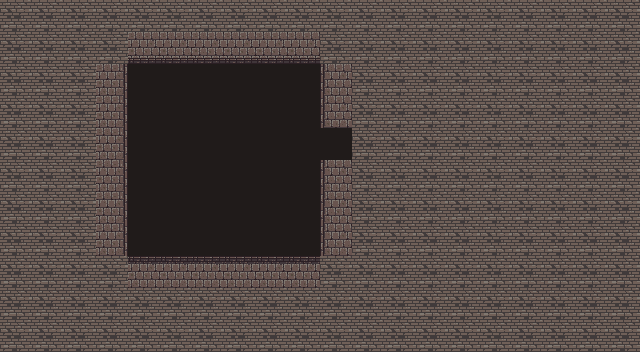

Rendered tile map (Tiled .tmx) drawn with the repository's tilesets; below, a short description and the full map source, tile grids included:
An orthogonal 20x11 tile map with 32x32 px tiles, 2 tile layers (suelo, muro), 7 tilesets and 5 objects (player, cocV, camH, camV, cocH).

<map version="1.0" orientation="orthogonal" renderorder="right-down" width="20" height="11" tilewidth="32" tileheight="32" nextobjectid="10">
 <tileset firstgid="1" name="tileMP4" tilewidth="32" tileheight="32" tilecount="900" columns="30">
  <image source="../tileset/Hyptosis/hyptosis_tile-art-batch-4.png" width="960" height="960" />
 </tileset>
 <tileset firstgid="901" name="tileMP2" tilewidth="32" tileheight="32" tilecount="900" columns="30">
  <image source="../tileset/Hyptosis/hyptosis_til-art-batch-2.png" width="960" height="960" />
 </tileset>
 <tileset firstgid="1801" name="Audi" tilewidth="32" tileheight="32" tilecount="1" columns="1">
  <image source="../sprite/Audi.png" width="32" height="32" />
 </tileset>
 <tileset firstgid="1802" name="Black_viper" tilewidth="32" tileheight="32" tilecount="1" columns="1">
  <image source="../sprite/Black_viper.png" width="32" height="32" />
 </tileset>
 <tileset firstgid="1803" name="Mini_truck" tilewidth="32" tileheight="32" tilecount="1" columns="1">
  <image source="../sprite/Mini_truck.png" width="32" height="32" />
 </tileset>
 <tileset firstgid="1804" name="taxi" tilewidth="32" tileheight="32" tilecount="1" columns="1">
  <image source="../sprite/taxi.png" width="32" height="32" />
 </tileset>
 <tileset firstgid="1805" name="truck" tilewidth="32" tileheight="32" tilecount="1" columns="1">
  <image source="../sprite/truck.png" width="32" height="32" />
 </tileset>
 <layer name="suelo" width="20" height="11">
  <data encoding="csv">
498,498,498,498,498,498,498,498,498,498,498,498,498,498,498,498,498,498,498,498,
498,498,498,498,498,498,498,498,498,498,498,498,498,498,498,498,498,498,498,498,
498,498,498,498,498,498,498,498,498,498,498,498,498,498,498,498,498,498,498,498,
498,498,498,498,498,498,498,498,498,498,498,498,498,498,498,498,498,498,498,498,
498,498,498,498,498,498,498,498,498,498,498,498,498,498,498,498,498,498,498,498,
498,498,498,498,498,498,498,498,498,498,498,498,498,498,498,498,498,498,498,498,
498,498,498,498,498,498,498,498,498,498,498,498,498,498,498,498,498,498,498,498,
498,498,498,498,498,498,498,498,498,498,498,498,498,498,498,498,498,498,498,498,
498,498,498,498,498,498,498,498,498,498,498,498,498,498,498,498,498,498,498,498,
498,498,498,498,498,498,498,498,498,498,498,498,498,498,498,498,498,498,498,498,
498,498,498,498,498,498,498,498,498,498,498,498,498,498,498,498,498,498,498,498
</data>
 </layer>
 <layer name="muro" width="20" height="11">
  <data encoding="csv">
1124,1124,1124,1124,1124,1124,1124,1124,1124,1124,1124,1124,1124,1124,1124,1124,1124,1124,1124,1124,
1124,1124,1124,1124,1159,1159,1159,1159,1159,1159,1124,1124,1124,1124,1124,1124,1124,1124,1124,1124,
1124,1124,1124,1130,0,0,0,0,0,0,1128,1124,1124,1124,1124,1124,1124,1124,1124,1124,
1124,1124,1124,1130,0,0,0,0,0,0,1128,1124,1124,1124,1124,1124,1124,1124,1124,1124,
1124,1124,1124,1130,0,0,0,0,0,0,0,1124,1124,1124,1124,1124,1124,1124,1124,1124,
1124,1124,1124,1130,0,0,0,0,0,0,1128,1124,1124,1124,1124,1124,1124,1124,1124,1124,
1124,1124,1124,1130,0,0,0,0,0,0,1128,1124,1124,1124,1124,1124,1124,1124,1124,1124,
1124,1124,1124,1130,0,0,0,0,0,0,1128,1124,1124,1124,1124,1124,1124,1124,1124,1124,
1124,1124,1124,1124,1099,1099,1099,1099,1099,1099,1124,1124,1124,1124,1124,1124,1124,1124,1124,1124,
1124,1124,1124,1124,1124,1124,1124,1124,1124,1124,1124,1124,1124,1124,1124,1124,1124,1124,1124,1124,
1124,1124,1124,1124,1124,1124,1124,1124,1124,1124,1124,1124,1124,1124,1124,1124,1124,1124,1124,1124
</data>
 </layer>
 <objectgroup name="coches">
  <object id="1" name="player" gid="1801" x="130" y="160" width="32" height="32" />
  <object id="6" name="cocV" gid="1802" x="193" y="192" width="32" height="32" />
  <object id="7" name="camH" gid="1803" x="129" y="255" width="32" height="32" />
  <object id="8" name="camV" gid="1805" x="289" y="96" width="32" height="32" />
  <object id="9" name="cocH" gid="1804" x="256" y="225" width="32" height="32" />
 </objectgroup>
</map>
